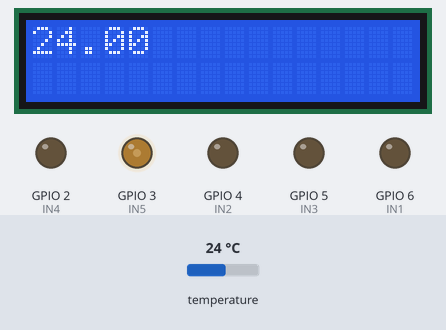
This sketch was run on a simulated ESP32-S3. Parts: 16×2 character LCD, output pins drawn as LEDs (lit = HIGH). The inputs (shaded band) are chosen by the test bench; at power-on: temperature 24 °C. What the sketch prints to the serial monitor is not drawn.

Above: at 1.2 s.
1.3 s: temperature set to 12 °C
At 6.2 s:
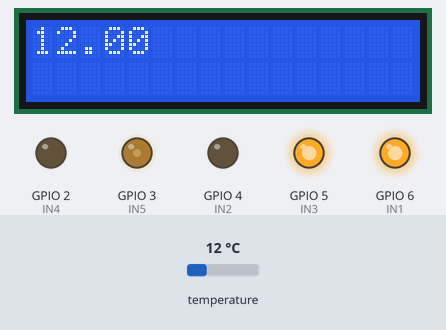
7.1 s: temperature set to 19 °C
At 10.3 s:
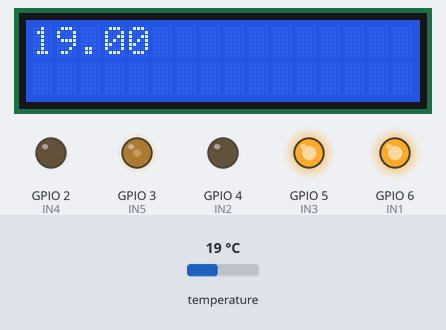
10.8 s: temperature set to 27.4 °C
At 12.5 s:
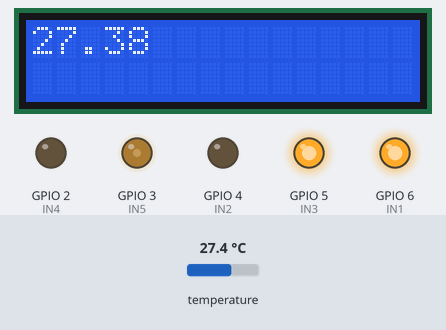
14.5 s: temperature set to 28.4 °C
At 16.0 s:
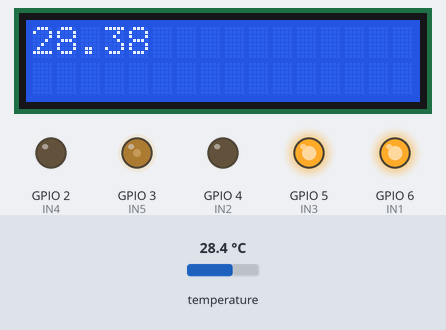
Timing chart, 0 to 18.2 s (numbered marks = the images above; inputs shaded):
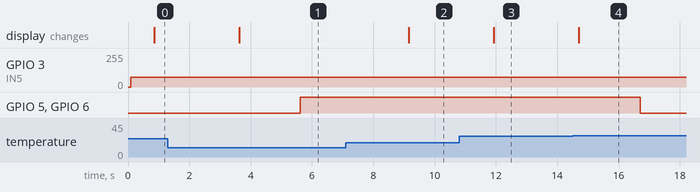

The sketch:

testsuhu_PID_baru.ino
```cpp
#include <LiquidCrystal_I2C.h>

//#include <analogWrite.h>

#include <OneWire.h>
#include <DallasTemperature.h>

LiquidCrystal_I2C lcd(0x27, 16, 2);

//--------------------------------------PID
double Kp = 108;
double Ki = 108;
double Kd = 27;
float error_suhu_min;
float error_suhu_max;
float integral_error_min;
float integral_error_max;
float derivatif_error_min;
float derivatif_error_max;
float last_error_min = 0;
float last_error_max = 0;
float PID_kincir_min;
float PID_kincir_max;

//-------------------------------------Arduino
//#define ONE_WIRE_BUS  A0
//#define IN1  3
//#define IN2  4
//#define ENC  A5


//-------------------------------------ESP32
#define ONE_WIRE_BUS  7
#define IN1  6 //13
#define IN2  4 //12
#define IN3  5
#define IN4  2
#define IN5  3 // kincir

//#define ENC  27 //digital ESP32 untuk pengaturan kecepatan PID
OneWire oneWire (ONE_WIRE_BUS);
DallasTemperature sensors(&oneWire);

//-----------------------------------Setting Suhu
float suhu = 0.0;
float suhu_max = 31;
float suhu_min = 28;

//-------------------------------------Milis
unsigned long Waktuawalwrite = 0; //startcounting timer write
unsigned long intervalwrite = 1000; //looping timer write
unsigned long Counterwaktu;


void setup() {
  Serial.begin(9600);
  lcd.begin();
  // Menyalakan lampu latar lCD
  lcd.backlight();
  //Clear LCD
  lcd.clear();
  sensors.begin();
  pinMode (ONE_WIRE_BUS, INPUT);
  pinMode (IN1, OUTPUT);
  pinMode (IN2, OUTPUT);
  pinMode (IN3, OUTPUT);
  pinMode (IN4, OUTPUT);
  pinMode (IN5, OUTPUT);
  Counterwaktu = millis();

}


void loop() {

  //analogWriteResolution (10);
  Counterwaktu = millis();
  unsigned long elapsedTime = (double)(Counterwaktu - Waktuawalwrite);

  analogWrite (IN5, 75);

 //-----------------------------Pembacaan Suhu
  sensors.setResolution(12);
  sensors.requestTemperatures();
  float suhu = sensors.getTempCByIndex(0);
  Serial.print("Suhu : ");
  Serial.print(suhu_max);
  Serial.print(" ");
  Serial.print(suhu_min);
  Serial.print(" ");
  Serial.println(suhu);
  lcd.setCursor(0, 0);
  lcd.print(suhu);
  delay(1000);

  //---------------------------------------PID Suhu Min
  error_suhu_min = suhu_min - suhu;
  integral_error_min += error_suhu_min * elapsedTime;
  derivatif_error_min = (error_suhu_min - last_error_min) / elapsedTime;
  last_error_min = error_suhu_min;

  PID_kincir_min = (Kp * error_suhu_min) + (Ki * integral_error_min) + (Kd * derivatif_error_min);
  if(PID_kincir_min <= 0)
  {
    PID_kincir_min = 0;
  }
  if(PID_kincir_min >= 255)
  {
    PID_kincir_min = 255;
  }
  else
  //Serial.println (PID_kincir_min, 2);

  //--------------------------------------PID Suhu Max
  error_suhu_max = suhu - suhu_max;
  integral_error_max += error_suhu_max * elapsedTime;
  derivatif_error_max = (error_suhu_max - last_error_max) / elapsedTime;
  last_error_max = error_suhu_max;

  PID_kincir_max = (Kp * error_suhu_max) + (Ki * integral_error_max) + (Kd * derivatif_error_max);
  if(PID_kincir_max <= 0)
  {
    PID_kincir_max = 0;
  }
  if(PID_kincir_max >= 255)
  {
    PID_kincir_max = 255;
  }
  else
  //Serial.println (PID_kincir_max, 3);
  delay (1000);


  //--------------------------------------Deklarasi Keadaan
  if (Counterwaktu - Waktuawalwrite > intervalwrite)
   {
    Waktuawalwrite = Counterwaktu ;

    if (suhu < suhu_min)
    {
    analogWrite(IN1, PID_kincir_min);
    analogWrite(IN2, 0);
    analogWrite(IN3, PID_kincir_min);
    analogWrite(IN4, 0);

    }

    else

    if (suhu > suhu_max)
    {
    analogWrite(IN1, PID_kincir_max);
    analogWrite(IN2, 0);
    analogWrite(IN3, PID_kincir_max);
    analogWrite(IN4, 0);

    }

    else
    {
    analogWrite(IN1, 0);
    analogWrite(IN2, 0);
    analogWrite(IN3, 0);
    analogWrite(IN4, 0);

    }
 }

}
```

Measured:
- after the input at 1.3 s, the display: changes after 2.3 s (image 1)
- after the input at 7.1 s, the display: changes after 2.1 s (image 2)
- after the input at 10.8 s, the display: changes after 1.1 s (image 3)
- after the input at 14.5 s, GPIO 5 (IN3), GPIO 6 (IN1): HIGH → LOW after 2.2 s; the display: changes after 0.20 s (image 4)
